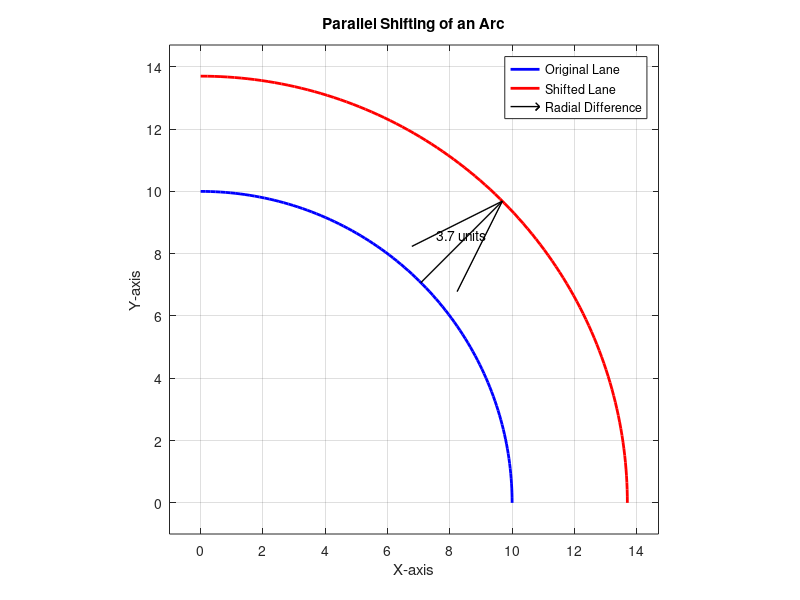

The MATLAB source for this figure:
% Define parameters
center = [0, 0]; % Center of the arcs
radius1 = 10; % Radius of the first arc (original lane)
radius2 = radius1 + 3.7; % Radius of the second arc (shifted lane)
theta = linspace(0, pi/2, 100); % Define the angle from 0 to 90 degrees

% Calculate coordinates for the first arc
x_arc1 = center(1) + radius1 * cos(theta);
y_arc1 = center(2) + radius1 * sin(theta);

% Calculate coordinates for the second arc
x_arc2 = center(1) + radius2 * cos(theta);
y_arc2 = center(2) + radius2 * sin(theta);

% Calculate a point in the middle of the arcs for the quiver
mid_theta = pi/4; % Midpoint angle for demonstration (45 degrees)
x_quiver_start = center(1) + radius1 * cos(mid_theta);
y_quiver_start = center(2) + radius1 * sin(mid_theta);
x_quiver_end = center(1) + radius2 * cos(mid_theta);
y_quiver_end = center(2) + radius2 * sin(mid_theta);

% Open a new figure
figure;

% Plot the first arc
plot(x_arc1, y_arc1, 'b', 'LineWidth', 2);
hold on;

% Plot the second arc
plot(x_arc2, y_arc2, 'r', 'LineWidth', 2);

% Plot the radial difference with quiver
quiver(x_quiver_start, y_quiver_start, x_quiver_end - x_quiver_start, y_quiver_end - y_quiver_start, 0, 'k', 'LineWidth', 1, 'MaxHeadSize', 0.5);

% Annotate the radial difference
text((x_quiver_start + x_quiver_end)/2, (y_quiver_start + y_quiver_end)/2, sprintf('3.7 units'), 'VerticalAlignment', 'bottom', 'HorizontalAlignment', 'center');

% Set up plot limits
axis equal;
xlim([min([x_arc1, x_arc2])-1, max([x_arc1, x_arc2])+1]);
ylim([min([y_arc1, y_arc2])-1, max([y_arc1, y_arc2])+1]);

% Add labels and title
xlabel('X-axis');
ylabel('Y-axis');
title('Parallel Shifting of an Arc');

% Add grid
grid on;

% Add legend
legend('Original Lane', 'Shifted Lane', 'Radial Difference');
